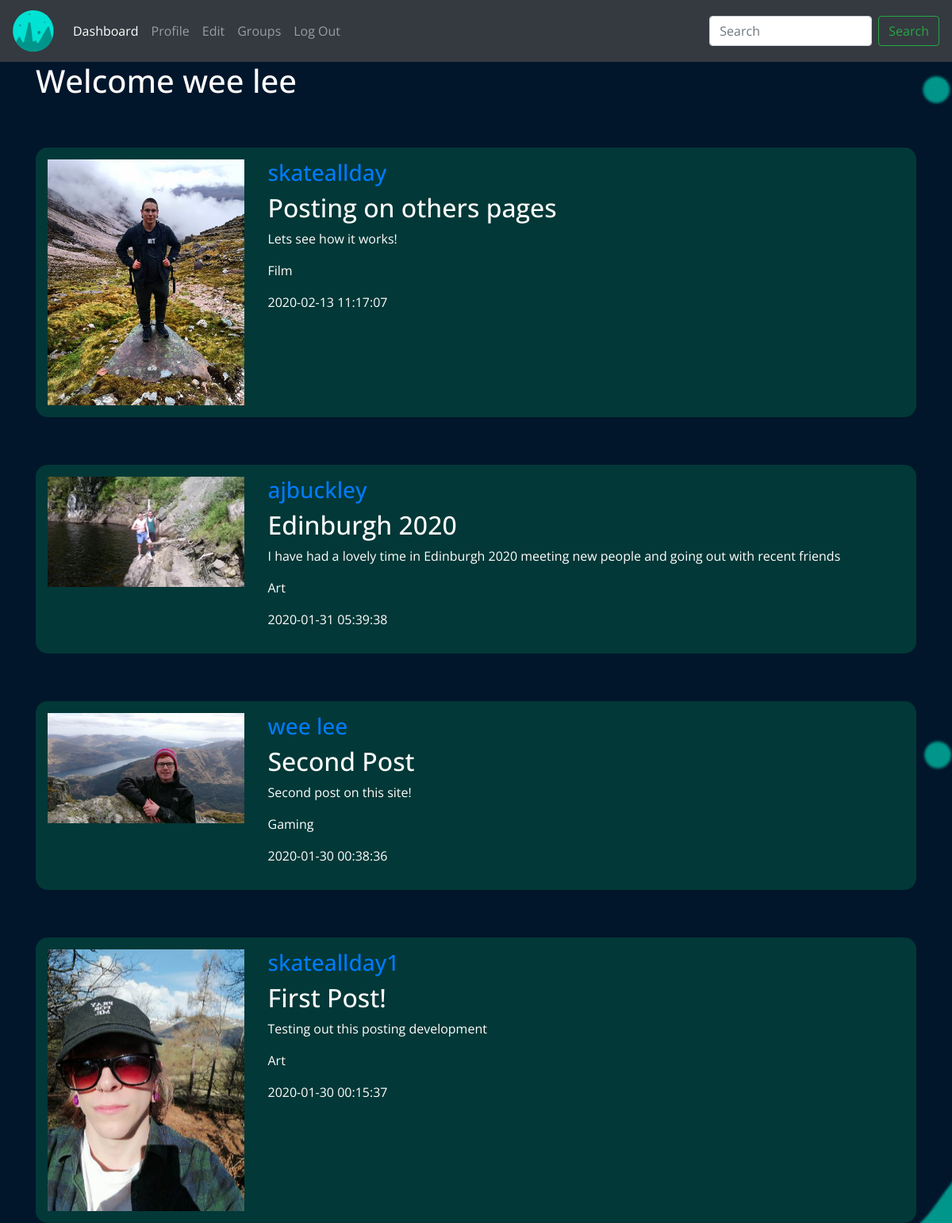
Screenshot of /dashboard (signed in) with the database file from the repository.
### tables this page shows
CREATE TABLE "userPost"(
    author TEXT PRIMARY KEY,
    postTitle TEXT NOT NULL,
    postContent TEXT NOT NULL,    
    category TEXT NOT NULL,
    postImage TEXT,
    dateTime TEXT NOT NULL
);

CREATE TABLE accountData (
username TEXT NOT NULL,
email TEXT NOT NULL,
password TEXT NOT NULL,
bio TEXT,
imageName TEXT,
interests TEXT,
dailyVotes INT);

### app.py (the view, shortened to what this page needs)
@app.route("/dashboard")
def dashboard():
        if g.username:
                form = postStatus(request.form)
                conn =sqlite3.connect('userData.db')
                print ("Opened database successfully")
                c = conn.cursor()
                c.execute('SELECT author, imageName, postTitle, postContent, category, dateTime FROM accountData INNER JOIN userPost ON userPost.author = accountData.username ORDER BY dateTime DESC');
                posts = c.fetchall()
                print(posts)
                for post in posts:
                        author = post[0]
                        imageName = [1]
                        postTitle = post[2]
                        postContent = post[3]
                        category = post[4]
                return render_template('dashboard.html', posts=posts, username=g.username)
        else:
                flash('Please Login to continue')
                return redirect('Login')

### forms/forms.py
class postStatus(FlaskForm):
    postTitle = StringField('title', validators=[DataRequired(), Length(min=2, max=50)])
    postContent = StringField('content', validators=[DataRequired()], widget=TextArea())
    category = SelectField('category', choices=[('Art', 'Art'), ('Music', 'Music'), ('Sports', 'Sports'), ('Travel', 'Travel'),('Food', 'Food'), ('Gaming', 'Gaming'), ('Film', 'Film'), ('Politics', 'Politics')])
    upload = FileField('Upload Profile Image')
    submit = SubmitField('Send it!')

### app.py (called while the page is built)
@app.before_request
def before_request():
        g.username = None
        if 'username' in session:
                g.username = session['username']

### static/frontend/public/templates/dashboard.html (shortened to what this page needs)
{% extends "template.html" %}
{% block content %}
<div class="container">
    <div class="row">
        <div class="col-sm-12">
            <h1>Welcome {{username}}</h1>
                {% for post in posts %}
                <div class="previousPosts">
                    <div class="row">
                        <div class="col-sm-3">
                            <img class="dashboardPhotos" src={{url_for('static', filename=post[1])}}>
                        </div>
                        <div class="col-sm-9">
                            <h3><a href={{url_for('profileUserName', user=post[0])}}>{{post[0]}}</a></h3>
                            <h2>{{post[2]}}</h2>
                            <p>{{post[3]}}</p>
                            <p>{{post[4]}}</p>
                            <p>{{post[5]}}</p>
                        </div>
                    </div>
                </div>
                {% endfor %}
        </div>
    </div>
</div>
{% endblock %}

### static/frontend/public/styles.css (style rules this page uses)
.body { min-height: 100vh; position: relative; margin: 0; font-family: 'Open Sans', sans-serif; color:#fff; background-color: #01162B; background-image: url(background2.jpg); background-size: cover; background-repeat: no-repeat; background-attachment: fixed; }
.dashboardPhotos { width:100%; height:auto; }
.previousPosts { background-color:#023837; border-radius: 15px; padding:15px; margin-top:5vmin; }

### rows the page displays
userPost: imageName (picture), author "skateallday", postTitle "Posting on others pages", postContent "Lets see how it works!", category "Film", dateTime "2020-02-13 11:17:07"
userPost: imageName (picture), author "ajbuckley", postTitle "Edinburgh 2020", postContent "I have had a lovely time in Edinburgh 2020 meeting new people and going out with recent friends", category "Art", dateTime "2020-01-31 05:39:38"
userPost: imageName (picture), author "wee lee", postTitle "Second Post", postContent "Second post on this site!", category "Gaming", dateTime "2020-01-30 00:38:36"
userPost: imageName (picture), author "skateallday1", postTitle "First Post!", postContent "Testing out this posting development", category "Art", dateTime "2020-01-30 00:15:37"

### other values shown
{{ username }} "wee lee"
